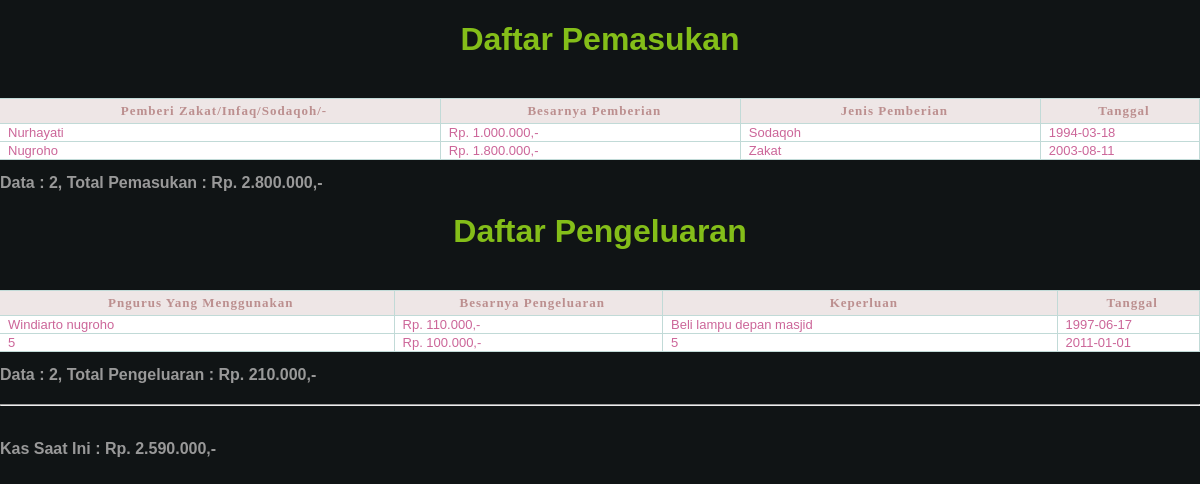
The page /pages/kas/LaporanKas.php on the database its author committed.
### tables this page shows
CREATE TABLE `pemasukan` (
  `id` int(11) NOT NULL auto_increment,
  `pemberi` varchar(40) NOT NULL,
  `besarnya` double NOT NULL,
  `jenis` varchar(20) NOT NULL,
  `tanggal` date NOT NULL,
  PRIMARY KEY  (`id`)
);

CREATE TABLE `pengeluaran` (
  `id` int(11) NOT NULL auto_increment,
  `pengurus` varchar(50) NOT NULL,
  `besarnya` double NOT NULL,
  `keperluan` varchar(60) NOT NULL,
  `tanggal` date NOT NULL,
  PRIMARY KEY  (`id`)
);

### conf/conf.php (called while the page is built, shortened)
<?php
    $db_name        ="masjid";
     function bukaquery($sql)
	 {
       $result=mysql_query($sql)
        or die(mysql_error()."<br/><font color=red><b>Gagal</b> menjalankan perintah query !");
        return $result;
     }
    function formatDuit($duit)
	{
		return "Rp. ".number_format($duit,0,",",".").",-";
	}
?>

### pages/kas/LaporanKas.php (the view)
<?php
 include '../../conf/conf.php';
?>
<html>
    <head>
        <link href="../../css/default.css" rel="stylesheet" type="text/css" />
    </head>
    <body>
    <?php
        $keyword=$_GET['keyword'];
$_sql = "select id, pemberi, besarnya, jenis, tanggal from pemasukan
                 where
                 pemberi like '%".$keyword."%' or
                 besarnya like '%".$keyword."%' or
                 tanggal like '%".$keyword."%' or
                 jenis like '%".$keyword."%'
                 order by tanggal ASC  ";
        $hasil=bukaquery($_sql);
        $jumlah=mysql_num_rows($hasil);
		$pemasukan=0;
        if(mysql_num_rows($hasil)!=0) {
            echo "<table width='100%'  border='0' align='center' cellpadding='0' cellspacing='0' class='tbl_form'>
				<caption><h1 class=title>Daftar Pemasukan</h1><br></caption>
                    <tr class='head'>
                                 <td width='300px'><div align='center'><font size='2' face='Verdana'><strong>Pemberi Zakat/Infaq/Sodaqoh/-</strong></font></div></td>
                                 <td width='200px'><div align='center'><font size='2' face='Verdana'><strong>Besarnya Pemberian</strong></font></div></td>
                                 <td width='200px'><div align='center'><font size='2' face='Verdana'><strong>Jenis Pemberian</strong></font></div></td>
                                 <td width='100px'><div align='center'><font size='2' face='Verdana'><strong>Tanggal</strong></font></div></td>
                    </tr>";
                    while($baris = mysql_fetch_array($hasil)) {
					$pemasukan=$pemasukan+$baris[2];
                        echo "<tr class='isi'>
                                 <td>$baris[1]</td>
                                 <td>".formatDuit($baris[2])."</td>
                                 <td>$baris[3]</td>
                                 <td>$baris[4]</td>
                               </tr>";
                    }
            echo "</table><br><font color='999999' size='3'> <b>Data : $jumlah, Total Pemasukan : ".formatDuit($pemasukan)."</b></font>";
        }
        $_sql = "select id, pengurus, besarnya, keperluan, tanggal
		         from pengeluaran
                 where
                 pengurus like '%".$keyword."%' or
                 besarnya like '%".$keyword."%' or
                 tanggal like '%".$keyword."%' or
                 keperluan like '%".$keyword."%'
                 order by tanggal ASC  ";
        $hasil=bukaquery($_sql);
        $jumlah=mysql_num_rows($hasil);
		$pengeluaran=0;
        if(mysql_num_rows($hasil)!=0) {
            echo "<table width='100%'  border='0' align='center' cellpadding='0' cellspacing='0' class='tbl_form'>
				<caption><h1 class=title>Daftar Pengeluaran</h1><br></caption>
                    <tr class='head'>
                                 <td width='300px'><div align='center'><font size='2' face='Verdana'><strong>Pngurus Yang Menggunakan</strong></font></div></td>
                                 <td width='200px'><div align='center'><font size='2' face='Verdana'><strong>Besarnya Pengeluaran</strong></font></div></td>
                                 <td width='300px'><div align='center'><font size='2' face='Verdana'><strong>Keperluan</strong></font></div></td>
                                 <td width='100px'><div align='center'><font size='2' face='Verdana'><strong>Tanggal</strong></font></div></td>
                    </tr>";
                    while($baris = mysql_fetch_array($hasil)) {
					$pengeluaran=$pengeluaran+$baris[2];
                        echo "<tr class='isi'>
                                 <td>$baris[1]</td>
                                 <td>".formatDuit($baris[2])."</td>
                                 <td>$baris[3]</td>
                                 <td>$baris[4]</td>
                               </tr>";
                    }
            echo "</table><br><font color='999999' size='3'> <b>Data : $jumlah, Total Pengeluaran : ".formatDuit($pengeluaran)."</b></font>
			     <br><br><hr><br><br><font color='999999' size='3'> <b>Kas Saat Ini : ".formatDuit($pemasukan-$pengeluaran)."</b></font>";
        }
    ?>
    </body>
</html>

### css/default.css (style rules this page uses)
body { font-family:Arial, Helvetica, sans-serif; font-size:12px; background: #101415; margin: 0; padding: 0; color: #000000; }
h1 { color:#84be19; }
.head td { font: bold 13px "Tahoma", Arial, Helvetica, sans-serif; color: #BC8F8F; border-right: 1px solid #C1DAD7; border-bottom: 1px solid #C1DAD7; border-top: 1px solid #C1DAD7; letter-spacing: 1px; padding: 4px 2px 4px 10px; background: #eee6e6 ; }
.isi td { border-right: 1px solid #C1DAD7; border-bottom: 1px solid #C1DAD7; background: #ffffff; padding-top:1px; padding-bottom:1px; padding-left:8px; padding-right:8px; color:#CC6699; font: 13px tahoma, Arial, Helvetica, sans-serif; }

### rows shown on the page
pemasukan: pemberi "Nurhayati", besarnya "Rp. 1.000.000,-", jenis "Sodaqoh", tanggal "1994-03-18"
pemasukan: pemberi "Nugroho", besarnya "Rp. 1.800.000,-", jenis "Zakat", tanggal "2003-08-11"
pengeluaran: pengurus "Windiarto nugroho", besarnya "Rp. 110.000,-", keperluan "Beli lampu depan masjid", tanggal "1997-06-17"
pengeluaran: pengurus "5", besarnya "Rp. 100.000,-", keperluan "5", tanggal "2011-01-01"

### other values the page prints
$jumlah "2"
formatDuit($pemasukan) "Rp. 2.800.000,-"
formatDuit($pengeluaran) "Rp. 210.000,-"
formatDuit($pemasukan-$pengeluaran) "Rp. 2.590.000,-"
